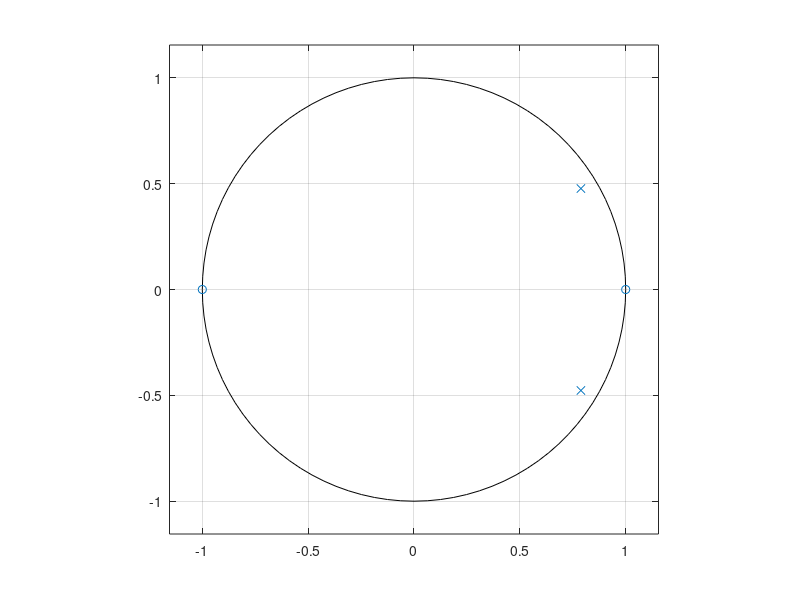

MATLAB code to generate this figure: (Note: this script raises an error after producing the figure.)
clear all;
close all;
clc;

Fs=2;

fp1=0.15;
fp2=0.2;



fc=sqrt(fp1*fp2);

teta=fc/Fs*2*pi;

bw=fp2-fp1;

r=1-bw/Fs*pi;

if(r<0.9)
    r=0.9;
end

p=[r*exp(j*teta),r*exp(-j*teta)]';
z=[1 -1]';
k=1;

[b,a]=zp2tf(z,p,k);
zplane(z,p);
figure
freq_fft(b,a);